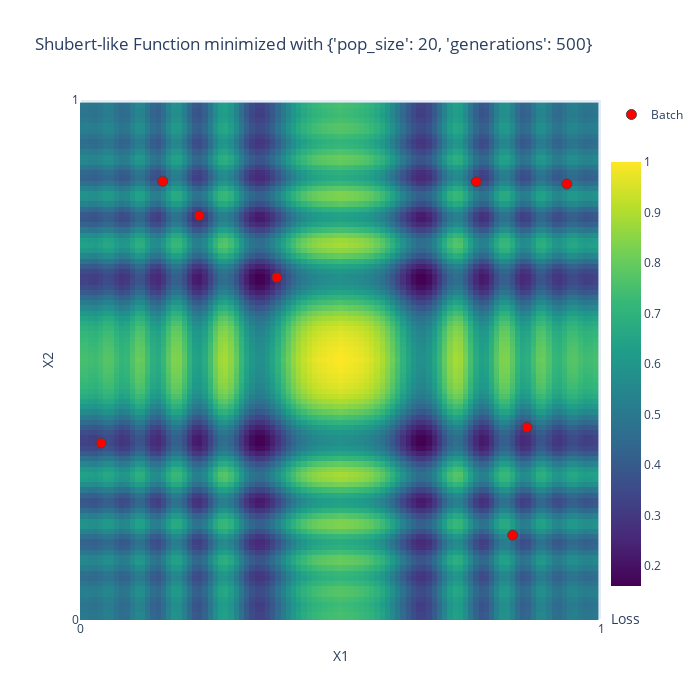

The notebook cell this image was saved under:
### Markdown cell above
### Case 3

### Code cell
# Set up the optimization
batch_size = 8
pop_size = 20
generations = 500

optimizer = MultiModalOptimizer(shubert_like_function, n_dim=n_dim, batch_size=batch_size, bounds=bounds, pop_size=pop_size, generations=generations)
X_batch, df_mmo_scores = optimizer.run_mmo()
print(df_mmo_scores.iloc[:, 1:].describe())

# If n_dim is 2, plot the results
if n_dim == 2:
    plot_results_2d(X_batch, df_mmo_scores['objective'], {'pop_size': pop_size, 'generations': generations})
elif n_dim > 2:
    print("Visualization is only available for 2D. Current dimension:", n_dim)

### Figure 1 — Plotly figure (JSON) as saved in the notebook; plotly's stock layout.template omitted (floating-point values rounded to 4 significant figures; data arrays with more than 128 entries replaced by an {"elided": "..."} marker saying what was removed)
{"data": [{"colorbar": {"len": 0.9, "thickness": 30, "title": {"side": "bottom", "text": "Loss"}, "x": 1, "xanchor": "left", "y": 0, "yanchor": "bottom"}, "colorscale": [[0, "#440154"], [0.1111, "#482878"], [0.2222, "#3e4989"], [0.3333, "#31688e"], [0.4444, "#26828e"], [0.5556, "#1f9e89"], [0.6667, "#35b779"], [0.7778, "#6ece58"], [0.8889, "#b5de2b"], [1, "#fde725"]], "type": "heatmap", "x": [0, 0.01, 0.02, 0.03, 0.04, 0.05, 0.06, 0.07, 0.08, 0.09, 0.1, 0.11, 0.12, 0.13, 0.14, 0.15, 0.16, 0.17, 0.18, 0.19, 0.2, 0.21, 0.22, 0.23, 0.24, 0.25, 0.26, 0.27, 0.28, 0.29, 0.3, 0.31, 0.32, 0.33, 0.34, 0.35, 0.36, 0.37, 0.38, 0.39, 0.4, 0.41, 0.42, 0.43, 0.44, 0.45, 0.46, 0.47, 0.48, 0.49, 0.5, 0.51, 0.52, 0.53, 0.54, 0.55, 0.56, 0.57, 0.58, 0.59, 0.6, 0.61, 0.62, 0.63, 0.64, 0.65, 0.66, 0.67, 0.68, 0.69, 0.7, 0.71, 0.72, 0.73, 0.74, 0.75, 0.76, 0.77, 0.78, 0.79, 0.8, 0.81, 0.82, 0.83, 0.84, 0.85, 0.86, 0.87, 0.88, 0.89, 0.9, 0.91, 0.92, 0.93, 0.94, 0.95, 0.96, 0.97, 0.98, 0.99], "y": [0, 0.01, 0.02, 0.03, 0.04, 0.05, 0.06, 0.07, 0.08, 0.09, 0.1, 0.11, 0.12, 0.13, 0.14, 0.15, 0.16, 0.17, 0.18, 0.19, 0.2, 0.21, 0.22, 0.23, 0.24, 0.25, 0.26, 0.27, 0.28, 0.29, 0.3, 0.31, 0.32, 0.33, 0.34, 0.35, 0.36, 0.37, 0.38, 0.39, 0.4, 0.41, 0.42, 0.43, 0.44, 0.45, 0.46, 0.47, 0.48, 0.49, 0.5, 0.51, 0.52, 0.53, 0.54, 0.55, 0.56, 0.57, 0.58, 0.59, 0.6, 0.61, 0.62, 0.63, 0.64, 0.65, 0.66, 0.67, 0.68, 0.69, 0.7, 0.71, 0.72, 0.73, 0.74, 0.75, 0.76, 0.77, 0.78, 0.79, 0.8, 0.81, 0.82, 0.83, 0.84, 0.85, 0.86, 0.87, 0.88, 0.89, 0.9, 0.91, 0.92, 0.93, 0.94, 0.95, 0.96, 0.97, 0.98, 0.99], "z": {"elided": "100x100 float values"}}, {"hoverinfo": "text", "marker": {"color": "red", "line": {"width": 1}, "size": 10, "symbol": "circle"}, "mode": "markers", "name": "Batch", "text": ["rank: 1, loss: 0.2725", "rank: 2, loss: 0.3407", "rank: 3, loss: 0.3338", "rank: 4, loss: 0.4843", "rank: 5, loss: 0.4109", "rank: 6, loss: 0.5251", "rank: 7, loss: 0.2801", "rank: 8, loss: 0.3783"], "type": "scatter", "x": [0.3778, 0.8581, 0.04053, 0.9344, 0.1588, 0.8304, 0.2289, 0.7606], "y": [0.6589, 0.3706, 0.3402, 0.8385, 0.8438, 0.1632, 0.7776, 0.8428]}], "layout": {"height": 700, "showlegend": true, "title": {"text": "Shubert-like Function minimized with {'pop_size': 20, 'generations': 500}"}, "width": 700, "xaxis": {"range": [0, 1], "tickmode": "array", "ticktext": [0, 1], "tickvals": [0, 1], "title": {"text": "X1"}}, "yaxis": {"range": [0, 1], "tickmode": "array", "ticktext": [0, 1], "tickvals": [0, 1], "title": {"text": "X2"}}}}
